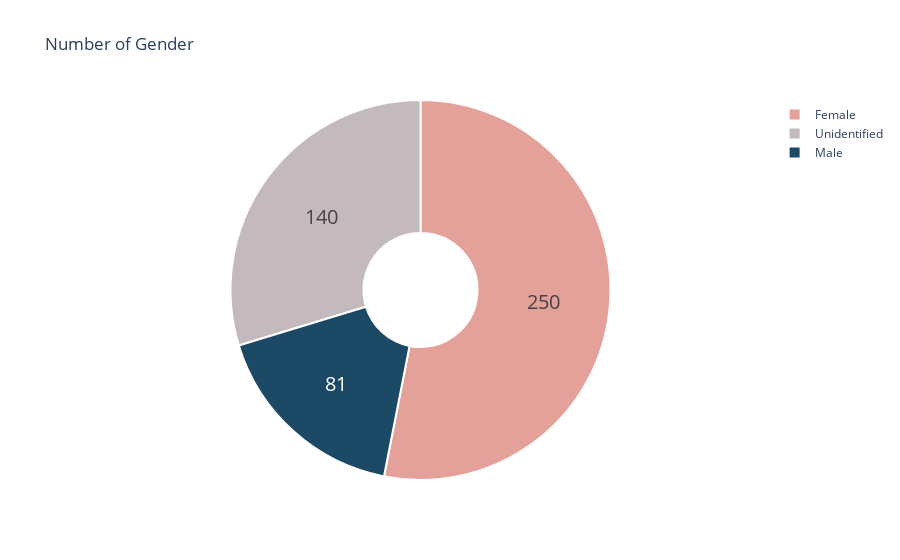

Source (notebook cell):
### Code cell
fig = go.Figure(data=[go.Pie(labels=['Male','Female','Unidentified'],
                             values= [male, female, unidentified] ,hole =.3)])
fig.update_traces(hoverinfo='label+percent', textinfo='value', textfont_size=20,
                  marker=dict(colors=['#1c4966', '#e4a199', '#c4b9bc'], line=dict(color='#FFFFFF', width=2)))
fig.update_layout(title_text='Number of Gender',plot_bgcolor='rgb(275, 270, 273)')
fig.show()

### Figure 1 — Plotly figure (JSON) as saved in the notebook; plotly's stock layout.template omitted (floating-point values rounded to 4 significant figures)
{"data": [{"hole": 0.3, "hoverinfo": "label+percent", "labels": ["Male", "Female", "Unidentified"], "marker": {"colors": ["#1c4966", "#e4a199", "#c4b9bc"], "line": {"color": "#FFFFFF", "width": 2}}, "textfont": {"size": 20}, "textinfo": "value", "type": "pie", "values": [81, 250, 140]}], "layout": {"plot_bgcolor": "rgb(275, 270, 273)", "title": {"text": "Number of Gender"}}}
